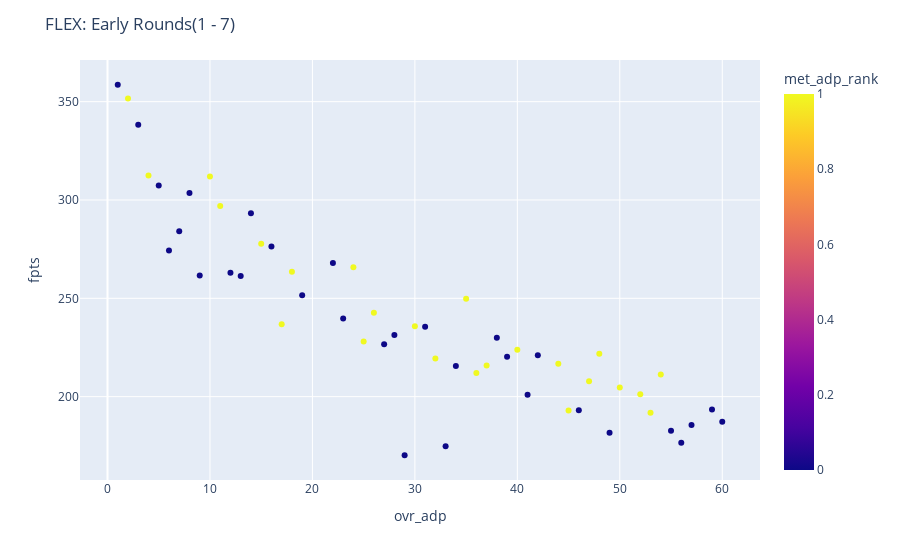

Notebook code cell kept with this figure:
### Code cell
fig = px.scatter(fr, x='ovr_adp', y='fpts', color=target)
fig.update_layout(title_text='FLEX: Early Rounds(1 - 7)')
fig.show()

### Figure 1 — Plotly figure (JSON) as saved in the notebook; plotly's stock layout.template omitted (floating-point values rounded to 4 significant figures)
{"data": [{"hovertemplate": "ovr_adp=%{x}<br>fpts=%{y}<br>met_adp_rank=%{marker.color}<extra></extra>", "legendgroup": "", "marker": {"color": [0, 1, 0, 1, 0, 0, 1, 0, 0, 0, 1, 0, 1, 0, 1, 1, 0, 1, 1, 0, 0, 1, 1, 0, 0, 0, 1, 0, 0, 1, 0, 0, 0, 1, 0, 1, 0, 1, 0, 0, 1, 1, 0, 1, 1, 1, 1, 0, 0, 0, 1, 1, 0, 0, 0], "coloraxis": "coloraxis", "symbol": "circle"}, "mode": "markers", "name": "", "showlegend": false, "type": "scatter", "x": [1, 2, 3, 4, 7, 6, 18, 9, 13, 19, 17, 28, 25, 42, 32, 37, 34, 36, 52, 41, 46, 45, 53, 49, 29, 33, 10, 5, 8, 11, 14, 16, 22, 24, 12, 35, 23, 30, 31, 38, 40, 48, 39, 44, 54, 47, 50, 59, 60, 57, 15, 26, 27, 55, 56], "xaxis": "x", "y": [358.6, 351.6, 338.3, 312.5, 284.1, 274.3, 263.5, 261.6, 261.4, 251.5, 236.8, 231.4, 228, 221.1, 219.4, 215.8, 215.6, 212, 201.2, 201, 193.1, 193, 191.8, 181.6, 170.2, 174.8, 312, 307.4, 303.6, 297, 293.2, 276.3, 268, 265.8, 263, 249.8, 239.8, 235.8, 235.5, 230, 223.8, 221.8, 220.3, 216.7, 211.2, 207.8, 204.7, 193.5, 187.2, 185.6, 277.8, 242.7, 226.7, 182.7, 176.6], "yaxis": "y"}], "layout": {"coloraxis": {"colorbar": {"title": {"text": "met_adp_rank"}}, "colorscale": [[0, "#0d0887"], [0.1111, "#46039f"], [0.2222, "#7201a8"], [0.3333, "#9c179e"], [0.4444, "#bd3786"], [0.5556, "#d8576b"], [0.6667, "#ed7953"], [0.7778, "#fb9f3a"], [0.8889, "#fdca26"], [1, "#f0f921"]]}, "legend": {"tracegroupgap": 0}, "margin": {"t": 60}, "title": {"text": "FLEX: Early Rounds(1 - 7)"}, "xaxis": {"anchor": "y", "domain": [0, 1], "title": {"text": "ovr_adp"}}, "yaxis": {"anchor": "x", "domain": [0, 1], "title": {"text": "fpts"}}}}
